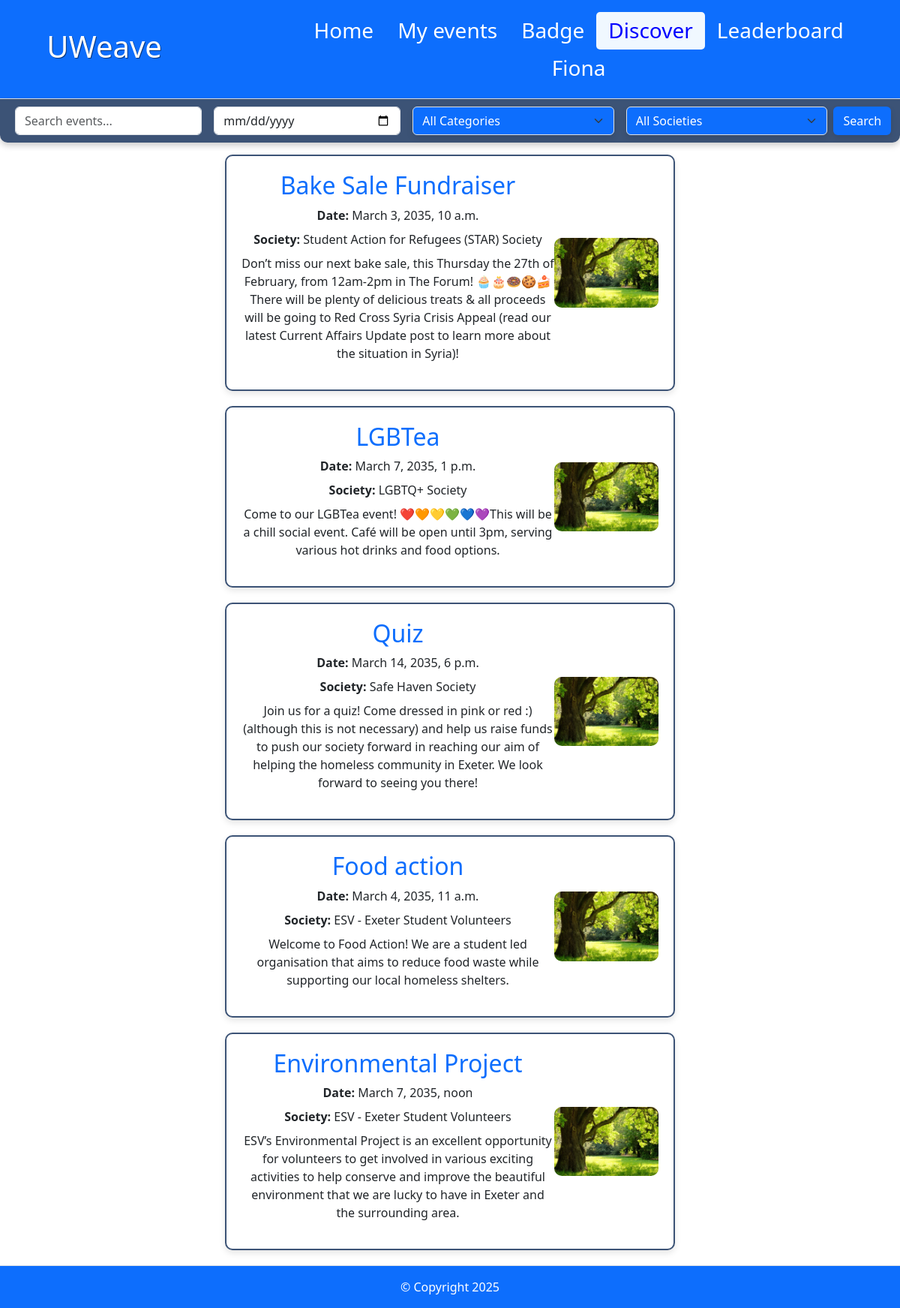
The app's page /discover (signed in) with its own data.
### app/models.py (models this page shows, shortened)
class Event(models.Model):
    start_key = models.CharField(max_length=7, default=generate_random_key)
    end_key = models.CharField(max_length=7, blank=True, default=generate_random_key)
    category = models.CharField(max_length=50)
    organiser = models.ForeignKey(SocietyRepresentative, on_delete=models.CASCADE, null=True)
    date = models.DateTimeField()
    location = models.ForeignKey(Location, on_delete=models.CASCADE, null=True)
    name = models.CharField(max_length=23)
    expected_attendance = models.IntegerField(null=True)
    actual_attendance = models.IntegerField(null=True)
    maximum_attendance = models.IntegerField(null=True)
    approved = models.BooleanField(default=False)
    rejected = models.BooleanField(default=False)
    description = models.CharField(max_length=300, blank=True)
    image = models.ImageField(upload_to="event_images/", null=True, blank=True)

class SocietyRepresentative(models.Model):
    user = models.OneToOneField(User, on_delete=models.CASCADE)
    society_name = models.CharField(max_length=50)
    class Meta:
        permissions = (
            ("create_events","Can create events"),
            ("generate_qr", "Can generate QR codes for events they are running"),
        )

### app/views.py (the view)
# urls.py: path("discover", views.discover, name="discover"),
def discover(request: HttpRequest) -> HttpResponse:
    search_query = request.GET.get("search_query", "").lower()
    event_date = request.GET.get("event_date", "")
    category = request.GET.get("category", "")
    society = request.GET.get("society", "")
    society_rep = SocietyRepresentative.objects.all()
    events = Event.objects.all()
    events = events.filter(approved="1",  date__date__gte=timezone.now().date())
    if category:
        events = events.filter(category=category)
    if event_date:
        events = events.filter(date__date=event_date)
    if society:
        society_obj = society_rep.filter(society_name=society).first()
        events = events.filter(organiser=society_obj)
    if search_query:
        def sorter(event: Event) -> int:
            return get_event_search_priority(event, search_query)
        events = [event for event in events if sorter(event) > 0]
        events.sort(key=sorter, reverse=True)
    booked_events = set()
    can_be_unbooked = set()
    if request.user.is_authenticated and Student.objects.filter(user=request.user).exists():
        student = get_object_or_404(Student, user=request.user)
        filtered_bookings = Booking.objects.filter(student=student)
        current_time = timezone.make_aware(datetime.now(), timezone.get_current_timezone())
        can_be_unbooked = set(
            booking.event for booking in list(filtered_bookings)
            if current_time < booking.event.date - timedelta(minutes=5)
        )
        booked_events = set(filtered_bookings.values_list("event_id", flat=True))
    return render(request, "discover.html", {
        "events": events,
        "booked_events": booked_events,
        "can_be_unbooked": can_be_unbooked,
        "societies": society_rep,
    })

### app/templates/discover.html (shortened to what this page needs)
<head>
</head>
{% extends "base.html" %}
{% block content %}
<body>
    <form method="GET" action="{% url 'discover' %}" class="container-fluid navbar-custom">
        <div class="d-flex flex-nowrap justify-content-between align-items-center">
            <input type="text" name="search_query" placeholder="Search events..." class="form-control flex-grow-1 mx-2">
            <input type="date" name="event_date" class="form-control flex-grow-1 mx-2">
            <select class="form-select searcher mx-2" name="category">
                <option value="">All Categories</option>
            </select>
            <select class="form-select searcher mx-2" name="society">
                <option value="">All Societies</option>
            </select>
            <button type="submit" class="btn searcher">Search</button>
        </div>
    </form>
    <div class="event-container">
    {% for event in events %}
        <div class="event-card" onclick="showPopup('{{ forloop.counter }}')">
            <div class="col-md-8 text-left" style="width: 50%;">
                <h2 style="color: #0d6efd; word-break: break-word;">{{ event.name }}</h2>
                <p class="mb-2"><strong>Date:</strong> {{ event.date }}</p>
                <p class="mb-2"><strong>Society:</strong> {{ event.organiser.society_name }}</p>
                <p style="word-break: break-word;">{{ event.description }}</p>
            </div>
            <div class="col-md-3">
                <img src="{{ event.image.url }}" alt="Event Image" class="img-fluid" onerror="this.src='/static/default-event.jpg';">
            </div>
        </div>
    {% empty %}
        <p class="text-muted text-center">No sustainable events found. Check back soon!</p>
    {% endfor %}
    </div>
</body>
{% endblock %}

### app/templates/base.html (shortened to what this page needs)
<html lang="en">
<head>
    {% load static %}
        <link href="https://cdn.jsdelivr.net/npm/bootstrap@5.3.3/dist/css/bootstrap.min.css" rel="stylesheet">
</head>
<body class="d-flex flex-column min-vh-100">
    <header>
        <div class="px-3 py-2 text-bg-primary border-bottom">
            <div class="container-fluid" style="width: 100%;">
                <div class="d-flex flex-wrap align-items-center justify-content-center justify-content-lg-start">
                    <div class="navbar">
                        <a href="{% url "home" %}" class="d-flex align-items-center my-2 my-lg-0 me-lg-auto text-white text-decoration-none title">
                            <h1 class="bi me-2">UWeave</h1>
                        </a>
                        <ul class="nav col-12 col-lg-auto my-2 justify-content-center my-md-0 text-small links">
                            <li>
                                <a href="{% url "home" %}" class="nav-link text-white"  id="page-link">
                                    <h3 class="bi d-block mx-auto mb-2 link-name">Home</h3>
                                </a>
                            </li>
                            <li>
                                <a href="{% url "my-events" %}" class="nav-link text-white"  id="page-link">
                                    <h3 class="bi d-block mx-auto mb-2 link-name">My events</h3>
                                </a>
                            </li>
                            {% if user.is_authenticated and not perms.app.create_events %}
                            <li>
                                <a href="{% url 'badge' %}" class="nav-link text-white" id="page-link">
                                    <h3 class="bi d-block mx-auto mb-2 link-name">Badge</h3>
                                </a>
                            </li>
                            {% endif %}
                            <li>
                                <a href="{% url "discover" %}" class="nav-link text-white" id="page-link">
                                    <h3 class="bi d-block mx-auto mb-2 link-name">Discover</h3>
                                </a>
                            </li>
                            <li>
                                <a href="{% url "leaderboard" %}" class="nav-link text-white" id="page-link">
                                    <h3 class="bi d-block mx-auto mb-2 link-name">Leaderboard</h3>
                                </a>
                            </li>
                            <li>
                                <a href="{% url "sign-in" %}" class="nav-link text-white" id="page-link">
                                    {% if user.is_authenticated %}
                                        <h3 class="bi d-block mx-auto mb-2 link-name">{{ user.username }}</h3>
                                    {% else %}
                                        <h3 class="bi d-block mx-auto mb-2 link-name">Sign in</h3>
                                    {% endif %}
                                </a>
                            </li>
                        </ul>
                    </div>
                </div>
            </div>
        </div>
    </header>
  <main class="flex-grow-1">
    {% block content %}
    {% endblock %}
  </main>
  <footer class="py-3 border-top text-center bg-primary text-white mt-auto">
      © Copyright 2025
  </footer>
</body>
</html>

### app/templates/discover.html (style rules this page uses)
.navbar-custom { background-color: #3c5376 !important; padding: 10px 20px; border-radius: 0 0 10px 10px; box-shadow: 0px 4px 8px rgba(0, 0, 0, 0.2); }
.searcher { color: #ffffff !important; background-color: #0d6efd !important; border: none; border-radius: 6px !important; transition: background-color 0.3s ease-in-out !important; box-shadow: 0px 4px 8px rgba(0, 0, 0, 0.1) !important; padding: 8px 15px; }
.event-container { display: flex; flex-direction: column; align-items: center; }
.event-card { display: flex; flex-wrap: wrap; align-items: center; justify-content: center; width: 80%; max-width: 600px; min-height: 200px; border: 2px solid #3c5376; border-radius: 10px; padding: 20px; box-shadow: 0px 4px 8px rgba(0, 0, 0, 0.1); margin-bottom: 20px; background-color: white; }
.event-card .col-md-8, .event-card .col-md-4 { flex: 1; text-align: center; }
.event-card img { width: 100%; height: auto; max-height: 150px; object-fit: contain; border-radius: 10px; }

### app/templates/base.html (style rules this page uses)
.navbar { display: grid; grid-template-columns: repeat(10, minmax(0, 1fr)); width: 100%; }
.title { grid-row: 1; grid-column: 1 / span 3; margin-left: 10%; text-shadow: 1px 1px rgba(0, 0, 0, 0.5); }
.links { display: flex; align-items: center; grid-row: 1; grid-column: 4 / span 7; right: 0; }
.link-name { margin: 0 !important; height: 100%; width:100%; display:flex !important; align-items: center; justify-content: center; }
#page-link { text-shadow: rgba(0, 0, 0, 0.5); height: 100%; }
#page-link.active { border-radius: 5px; background-color: aliceblue; color: blue !important; text-shadow: white; }

### records on screen
Event: name "Bake Sale Fundraiser", date "March 3, 2035, 10 a.m.", organiser.society_name "Student Action for Refugees (STAR) Society", description "Don’t miss our next bake sale, this Thursday the 27th of February, from 12am-2pm in The Forum! 🧁🎂🍩🍪🍰There will be plenty of delicious treats & all proceeds will be going to Red Cross Syria Crisis Appeal (read our latest Current Affairs Update post to learn more about the situation in Syria)!"
Event: name "LGBTea", date "March 7, 2035, 1 p.m.", organiser.society_name "LGBTQ+ Society", description "Come to our LGBTea event! ❤️🧡💛💚💙💜This will be a chill social event. Café will be open until 3pm, serving various hot drinks and food options."
Event: name "Quiz", date "March 14, 2035, 6 p.m.", organiser.society_name "Safe Haven Society", description "Join us for a quiz! Come dressed in pink or red :) (although this is not necessary) and help us raise funds to push our society forward in reaching our aim of helping the homeless community in Exeter. We look forward to seeing you there!"
Event: name "Food action", date "March 4, 2035, 11 a.m.", organiser.society_name "ESV - Exeter Student Volunteers", description "Welcome to Food Action! We are a student led organisation that aims to reduce food waste while supporting our local homeless shelters."
Event: name "Environmental Project", date "March 7, 2035, noon", organiser.society_name "ESV - Exeter Student Volunteers", description "ESV’s Environmental Project is an excellent opportunity for volunteers to get involved in various exciting activities to help conserve and improve the beautiful environment that we are lucky to have in Exeter and the surrounding area."

### other values on screen
{{ user.username }} "Fiona"
